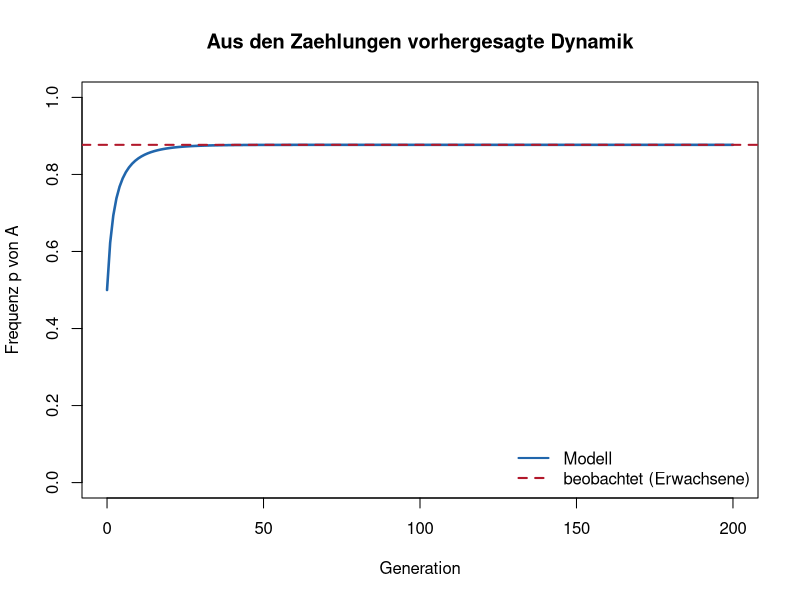
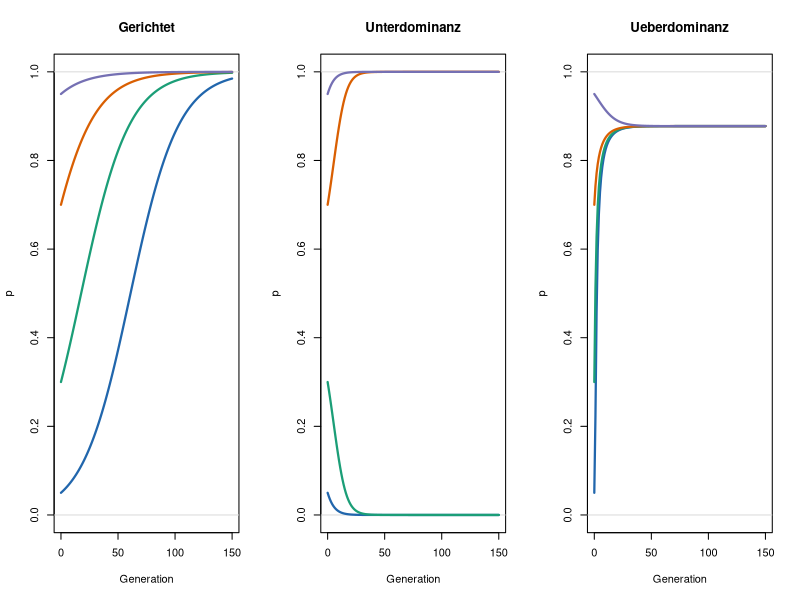
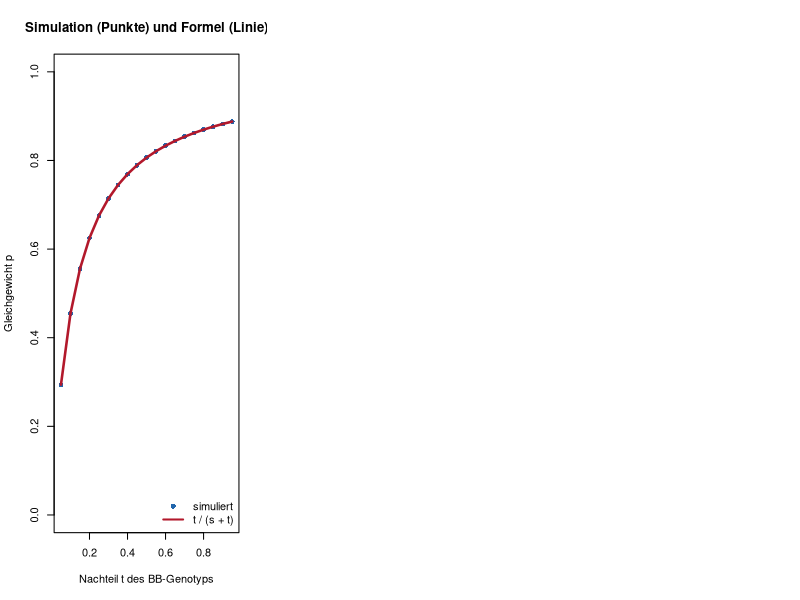
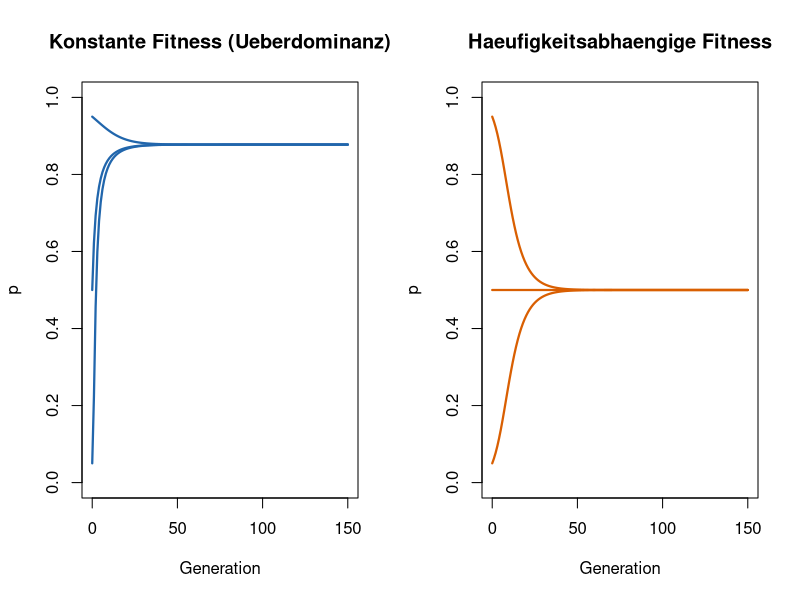

These figures' R source, in order:
## ---- chunk 1
selektionsschritt <- function(p, w) {
  q <- 1 - p
  w_quer <- p^2 * w[1] + 2 * p * q * w[2] + q^2 * w[3]
  (p^2 * w[1] + p * q * w[2]) / w_quer
}

simuliere <- function(p0, w, generationen = 150) {
  p <- numeric(generationen + 1)
  p[1] <- p0
  for (t in seq_len(generationen)) p[t + 1] <- selektionsschritt(p[t], w)
  p
}
## ---- chunk 2
sichel <- read.csv("data/sickle_nigeria.csv")
sichel$n <- sichel$AA + sichel$AS + sichel$SS
sichel$p <- (2 * sichel$AA + sichel$AS) / (2 * sichel$n)
sichel[, c("stadium", "AA", "AS", "SS", "n", "p")]
## ---- chunk 3
erwartet <- function(zeile) {
  p <- zeile$p
  c(AA = p^2, AS = 2 * p * (1 - p), SS = (1 - p)^2) * zeile$n
}

neu <- sichel[sichel$stadium == "Neugeborene", ]
erw <- sichel[sichel$stadium == "Erwachsene", ]

rbind(
  beobachtet = c(neu$AA, neu$AS, neu$SS),
  erwartet   = round(erwartet(neu), 1)
)
## ---- chunk 4
rbind(
  beobachtet = c(erw$AA, erw$AS, erw$SS),
  erwartet   = round(erwartet(erw), 1)
)
## ---- chunk 5
anteil <- c(AA = erw$AA, AS = erw$AS, SS = erw$SS) / erwartet(erw)
w_sichel <- anteil / max(anteil)
round(w_sichel, 3)
## ---- chunk 6
#| fig-height: 4
#| fig-width: 7
bahn <- simuliere(p0 = 0.5, w = as.numeric(w_sichel), generationen = 200)

plot(0:200, bahn, type = "l", lwd = 2.5, col = "#2166ac", ylim = c(0, 1),
     xlab = "Generation", ylab = "Frequenz p von A",
     main = "Aus den Zaehlungen vorhergesagte Dynamik")
abline(h = erw$p, lty = 2, lwd = 2, col = "#b2182b")
legend("bottomright", c("Modell", "beobachtet (Erwachsene)"),
       col = c("#2166ac", "#b2182b"), lty = c(1, 2), lwd = 2, bty = "n")

c(modell = round(tail(bahn, 1), 3), beobachtet = round(erw$p, 3))
## ---- chunk 7
trajektorien <- function(w, starts = c(0.05, 0.3, 0.7, 0.95),
                         generationen = 150, main = "") {
  farben <- c("#2166ac", "#1b9e77", "#d95f02", "#7570b3")
  plot(NA, xlim = c(0, generationen), ylim = c(0, 1),
       xlab = "Generation", ylab = "p", main = main)
  abline(h = c(0, 1), col = "grey85")
  for (i in seq_along(starts)) {
    lines(0:generationen, simuliere(starts[i], w, generationen),
          lwd = 2.2, col = farben[i])
  }
}
## ---- chunk 8
#| fig-height: 3.6
#| fig-width: 10
par(mfrow = c(1, 3))
trajektorien(c(1.1, 1.05, 1.0), main = "Gerichtet")
trajektorien(c(1.1, 0.9, 1.1), main = "Unterdominanz")
trajektorien(c(0.88, 1, 0.14), main = "Ueberdominanz")
## ---- chunk 9
gleichgewicht <- function(s, t, p0 = 0.5, generationen = 500) {
  tail(simuliere(p0, c(1 - s, 1, 1 - t), generationen), 1)
}

gleichgewicht(s = 0.12, t = 0.86)
## ---- chunk 10
t_werte <- seq(0.05, 0.95, by = 0.05)

simuliert <- sapply(t_werte, function(t) gleichgewicht(s = 0.12, t = t))
theorie   <- t_werte / (0.12 + t_werte)

head(data.frame(t = t_werte, simuliert = round(simuliert, 3),
                theorie = round(theorie, 3)), 5)
## ---- chunk 11
#| fig-height: 4.2
#| fig-width: 7
plot(t_werte, simuliert, pch = 16, col = "#2166ac", ylim = c(0, 1),
     xlab = "Nachteil t des BB-Genotyps", ylab = "Gleichgewicht p",
     main = "Simulation (Punkte) und Formel (Linie)")
lines(t_werte, theorie, lwd = 2.5, col = "#b2182b")
legend("bottomright", c("simuliert", "t / (s + t)"),
       col = c("#2166ac", "#b2182b"), pch = c(16, NA), lty = c(NA, 1),
       lwd = 2, bty = "n")
## ---- chunk 12
haeufigkeitsabhaengig <- function(p0, s = 0.3, generationen = 150) {
  p <- numeric(generationen + 1)
  p[1] <- p0
  for (t in seq_len(generationen)) {
    w_A <- 1 + s * (1 - p[t])   # selten sein lohnt sich
    w_B <- 1 + s * p[t]
    p[t + 1] <- p[t] * w_A / (p[t] * w_A + (1 - p[t]) * w_B)
  }
  p
}
## ---- chunk 13
#| fig-height: 4.2
#| fig-width: 9
par(mfrow = c(1, 2))

plot(NA, xlim = c(0, 150), ylim = c(0, 1), xlab = "Generation", ylab = "p",
     main = "Konstante Fitness (Ueberdominanz)")
for (p0 in c(0.05, 0.5, 0.95)) {
  lines(0:150, simuliere(p0, c(0.88, 1, 0.14)), lwd = 2.2, col = "#2166ac")
}

plot(NA, xlim = c(0, 150), ylim = c(0, 1), xlab = "Generation", ylab = "p",
     main = "Haeufigkeitsabhaengige Fitness")
for (p0 in c(0.05, 0.5, 0.95)) {
  lines(0:150, haeufigkeitsabhaengig(p0), lwd = 2.2, col = "#d95f02")
}
